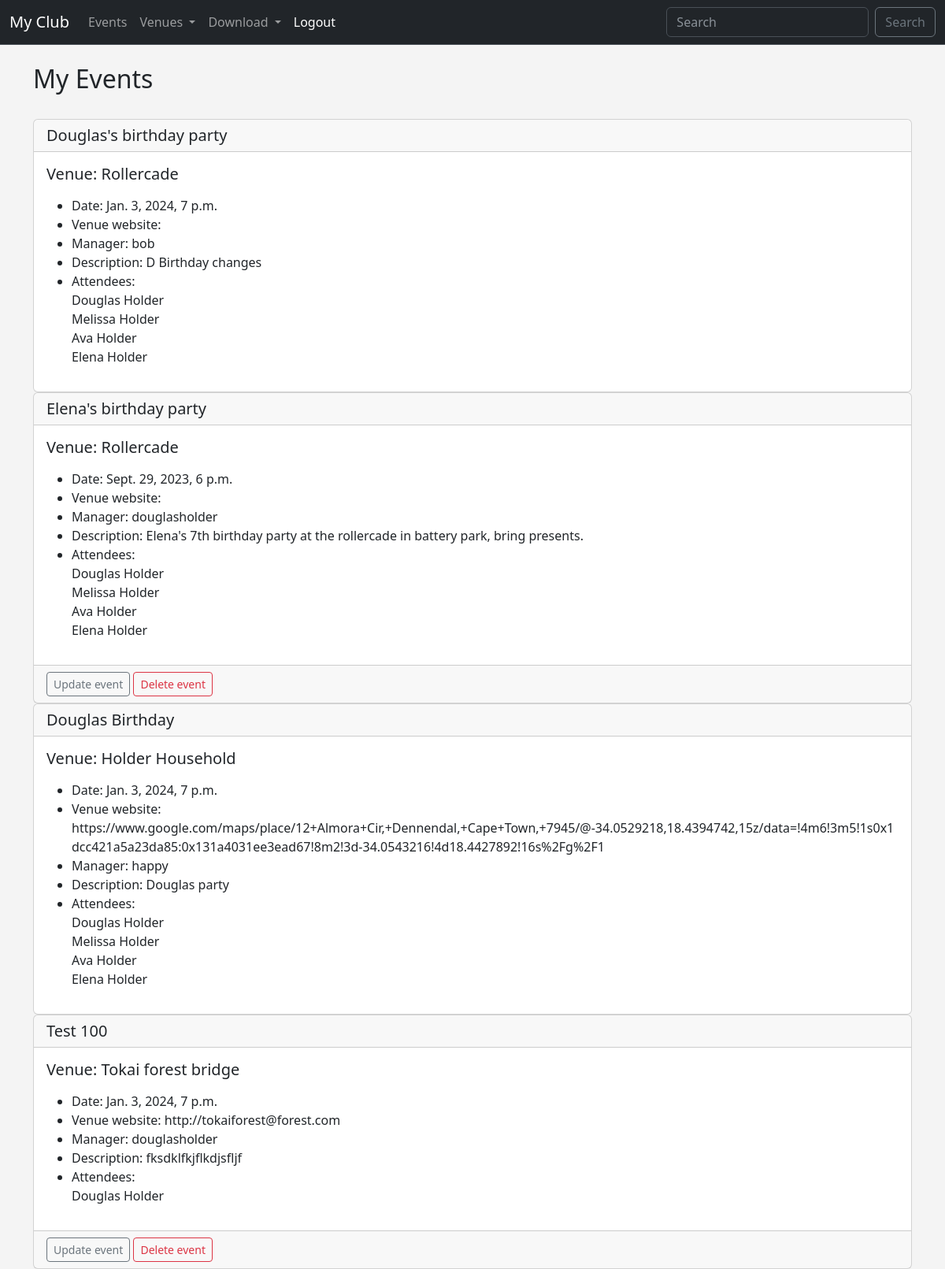
The app's page /my_events (signed in) with its own data.
### events/models.py (models this page shows)
class Event(models.Model):
    name = models.CharField('Event Name', max_length=120)
    event_date = models.DateTimeField('Event Date')
    venue = models.ForeignKey(Venue, blank=True, null=True, on_delete=models.CASCADE)
    manager = models.ForeignKey(User, blank=True, null=True, on_delete=models.SET_NULL)
    description = models.TextField(blank=True)
    attendees = models.ManyToManyField(MyClubUser, blank=True)
    def __str__(self):
        return self.name

class Venue(models.Model):
    name = models.CharField('Venue Name', max_length=120)
    address = models.CharField(max_length=400)
    telephone = models.CharField('Tel', max_length=20, blank=True)
    website = models.URLField('Web Address', blank=True)
    email_address = models.EmailField('Email address', blank=True)
    owner = models.IntegerField("Venue Owner", blank=False, default=1)
    venue_image = models.ImageField(null=True, blank=True, upload_to="images/")
    def __str__(self):
        return self.name

class MyClubUser(models.Model):
    first_name = models.CharField(max_length=30)
    last_name = models.CharField(max_length=30)
    email = models.EmailField('User mail', max_length=120)
    def __str__(self):
        return self.first_name + ' ' + self.last_name

### events/views.py (the view)
# urls.py: path('my_events', views.my_events, name='my_events'),
def my_events(request):
    if request.user.is_authenticated:
        me = request.user.id
        events = Event.objects.filter(attendees=me)
        return render(request, 'events/my_events.html', {'events': events})
    else:
        messages.success(request, "You are not able to view this page!")
        return redirect('home')

### events/templates/events/my_events.html (shortened to what this page needs)
{% extends 'events/base.html' %}
{% block content %}
    <h2>My Events</h2>
    <br/>
    {% for event in events %}
    <div class="card">
  <h5 class="card-header">{{ event }}</h5>
  <div class="card-body">
    <h5 class="card-title">Venue: {{ event.venue }}</h5>
    <p class="card-text">
  <ul>
    <li>Date: {{ event.event_date }}</li>
    <li>Venue website: {{ event.venue.website }}</li>
    <li>Manager: {{ event.manager }}</li>
    <li>Description: {{ event.description }}</li>
    <li>Attendees:<br/>
      {% for user in event.attendees.all %}
      {{ user }}<br/>
      {% endfor %}
    </li>
  </div>
  {% if user.is_authenticated %}
    {% if user == event.manager %}
    <div class="card-footer text-body-secondary">
      <a href="{% url 'update-event' event.id %}" class="btn btn-outline-secondary btn-sm">Update event<a/>
        <a href="{% url 'delete-event' event.id %}" class="btn btn-outline-danger btn-sm">Delete event<a/>
    </div>
    {% endif %}
  {% endif %}
</div>
    {% endfor %}
{% endblock %}

### events/templates/events/base.html (style rules this page uses)
body { background: #f4f4f4; }

### records on screen
Event: name "Douglas's birthday party", venue "Rollercade", event_date "Jan. 3, 2024, 7 p.m.", manager "bob", description "D Birthday changes"
MyClubUser: first_name+last_name "Douglas Holder"
MyClubUser: first_name+last_name "Melissa Holder"
MyClubUser: first_name+last_name "Ava Holder"
MyClubUser: first_name+last_name "Elena Holder"
Event: name "Elena's birthday party", venue "Rollercade", event_date "Sept. 29, 2023, 6 p.m.", manager "douglasholder", description "Elena's 7th birthday party at the rollercade in battery park, bring presents.", shows "Update event"
Event: name "Douglas Birthday", venue "Holder Household", event_date "Jan. 3, 2024, 7 p.m.", venue.website "https://www.google.com/maps/place/12+Almora+Cir,+Dennendal,+Cape+Town,+7945/@-34.0529218,18.4394742,15z/data=!4m6!3m5!1s0x1dcc421a5a23da85:0x131a4031ee3ead67!8m2!3d-34.0543216!4d18.4427892!16s%2Fg%2F1", manager "happy", description "Douglas party"
Event: name "Test 100", venue "Tokai forest bridge", event_date "Jan. 3, 2024, 7 p.m.", venue.website "http://tokaiforest@forest.com", manager "douglasholder", description "fksdklfkjflkdjsfljf", shows "Update event"
